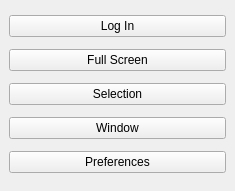
<?xml version="1.0" encoding="UTF-8"?>
<ui version="4.0">
 <class>MainWindow</class>
 <widget class="QMainWindow" name="MainWindow">
  <property name="geometry">
   <rect>
    <x>0</x>
    <y>0</y>
    <width>235</width>
    <height>191</height>
   </rect>
  </property>
  <property name="mouseTracking">
   <bool>true</bool>
  </property>
  <property name="windowTitle">
   <string>POST It</string>
  </property>
  <property name="windowIcon">
   <iconset resource="../resource.qrc">
    <normaloff>:/static/angry.svg</normaloff>:/static/angry.svg</iconset>
  </property>
  <widget class="QWidget" name="centralwidget">
   <layout class="QGridLayout" name="gridLayout">
    <item row="1" column="0">
     <widget class="QPushButton" name="shootDesktopBn">
      <property name="text">
       <string>Full Screen</string>
      </property>
     </widget>
    </item>
    <item row="2" column="0">
     <widget class="QPushButton" name="shootAreaBn">
      <property name="text">
       <string>Selection</string>
      </property>
     </widget>
    </item>
    <item row="3" column="0">
     <widget class="QPushButton" name="shootWindowBn">
      <property name="text">
       <string>Window</string>
      </property>
     </widget>
    </item>
    <item row="0" column="0">
     <widget class="QPushButton" name="loginBn">
      <property name="text">
       <string>Log In</string>
      </property>
     </widget>
    </item>
    <item row="4" column="0">
     <widget class="QPushButton" name="preferencesBn">
      <property name="text">
       <string>Preferences</string>
      </property>
     </widget>
    </item>
   </layout>
  </widget>
 </widget>
 <resources>
  <include location="../resource.qrc"/>
 </resources>
 <connections/>
</ui>
